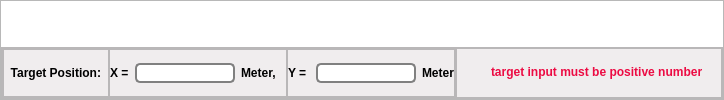
     <widget class="QFrame" name="Display_Frame">
      <property name="sizePolicy">
       <sizepolicy hsizetype="Expanding" vsizetype="Preferred">
        <horstretch>0</horstretch>
        <verstretch>0</verstretch>
       </sizepolicy>
      </property>
      <property name="frameShape">
       <enum>QFrame::StyledPanel</enum>
      </property>
      <property name="frameShadow">
       <enum>QFrame::Raised</enum>
      </property>
      <layout class="QVBoxLayout" name="verticalLayout_2">
       <property name="spacing">
        <number>0</number>
       </property>
       <property name="leftMargin">
        <number>0</number>
       </property>
       <property name="topMargin">
        <number>0</number>
       </property>
       <property name="rightMargin">
        <number>0</number>
       </property>
       <property name="bottomMargin">
        <number>0</number>
       </property>
       <item>
        <widget class="PlotWidget" name="Graph_widget" native="true">
         <property name="sizePolicy">
          <sizepolicy hsizetype="Expanding" vsizetype="Expanding">
           <horstretch>0</horstretch>
           <verstretch>0</verstretch>
          </sizepolicy>
         </property>
         <property name="minimumSize">
          <size>
           <width>0</width>
           <height>0</height>
          </size>
         </property>
         <property name="styleSheet">
          <string notr="true">background-color: rgb(255, 255, 255);</string>
         </property>
        </widget>
       </item>
       <item>
        <widget class="QFrame" name="Control_frame">
         <property name="sizePolicy">
          <sizepolicy hsizetype="Minimum" vsizetype="Minimum">
           <horstretch>0</horstretch>
           <verstretch>0</verstretch>
          </sizepolicy>
         </property>
         <property name="styleSheet">
          <string notr="true">background-color: rgb(240, 237, 238);</string>
         </property>
         <property name="frameShape">
          <enum>QFrame::StyledPanel</enum>
         </property>
         <property name="frameShadow">
          <enum>QFrame::Raised</enum>
         </property>
         <layout class="QHBoxLayout" name="horizontalLayout_2">
          <property name="spacing">
           <number>0</number>
          </property>
          <property name="leftMargin">
           <number>0</number>
          </property>
          <property name="topMargin">
           <number>0</number>
          </property>
          <property name="rightMargin">
           <number>0</number>
          </property>
          <property name="bottomMargin">
           <number>0</number>
          </property>
          <item alignment="Qt::AlignLeft">
           <widget class="QFrame" name="Target_parameter">
            <property name="frameShape">
             <enum>QFrame::StyledPanel</enum>
            </property>
            <property name="frameShadow">
             <enum>QFrame::Raised</enum>
            </property>
            <layout class="QHBoxLayout" name="horizontalLayout_3">
             <property name="spacing">
              <number>0</number>
             </property>
             <property name="leftMargin">
              <number>0</number>
             </property>
             <property name="topMargin">
              <number>0</number>
             </property>
             <property name="rightMargin">
              <number>0</number>
             </property>
             <property name="bottomMargin">
              <number>0</number>
             </property>
             <item alignment="Qt::AlignLeft">
              <widget class="QFrame" name="pos_header_parameter">
               <property name="frameShape">
                <enum>QFrame::StyledPanel</enum>
               </property>
               <property name="frameShadow">
                <enum>QFrame::Raised</enum>
               </property>
               <layout class="QHBoxLayout" name="horizontalLayout_7">
                <property name="leftMargin">
                 <number>0</number>
                </property>
                <property name="topMargin">
                 <number>0</number>
                </property>
                <property name="rightMargin">
                 <number>0</number>
                </property>
                <property name="bottomMargin">
                 <number>0</number>
                </property>
                <item alignment="Qt::AlignLeft">
                 <widget class="QLabel" name="target_position">
                  <property name="styleSheet">
                   <string notr="true">color:rgb(0, 0, 0);
font: 75 16pt &quot;Moon&quot;;
font-weight:bold;</string>
                  </property>
                  <property name="text">
                   <string>  Target Position:  </string>
                  </property>
                 </widget>
                </item>
               </layout>
              </widget>
             </item>
             <item alignment="Qt::AlignLeft">
              <widget class="QFrame" name="pos_x_parameter">
               <property name="frameShape">
                <enum>QFrame::StyledPanel</enum>
               </property>
               <property name="frameShadow">
                <enum>QFrame::Raised</enum>
               </property>
               <layout class="QHBoxLayout" name="horizontalLayout_6">
                <property name="leftMargin">
                 <number>0</number>
                </property>
                <property name="topMargin">
                 <number>0</number>
                </property>
                <property name="rightMargin">
                 <number>0</number>
                </property>
                <property name="bottomMargin">
                 <number>0</number>
                </property>
                <item alignment="Qt::AlignLeft">
                 <widget class="QLabel" name="x_equal">
                  <property name="styleSheet">
                   <string notr="true">color:rgb(0, 0, 0);
font: 75 16pt &quot;Moon&quot;;
font-weight:bold;</string>
                  </property>
                  <property name="text">
                   <string>X =</string>
                  </property>
                 </widget>
                </item>
                <item alignment="Qt::AlignLeft">
                 <widget class="QLineEdit" name="pos_x_input">
                  <property name="sizePolicy">
                   <sizepolicy hsizetype="Minimum" vsizetype="Fixed">
                    <horstretch>0</horstretch>
                    <verstretch>0</verstretch>
                   </sizepolicy>
                  </property>
                  <property name="maximumSize">
                   <size>
                    <width>100</width>
                    <height>16777215</height>
                   </size>
                  </property>
                  <property name="styleSheet">
                   <string notr="true">color:rgb(0, 0, 0);
font: 75 16pt &quot;Moon&quot;;
font-weight:bold;
background-color:rgb(255, 255, 255);
border: 2px solid gray;
border-radius: 5px;</string>
                  </property>
                  <property name="text">
                   <string/>
                  </property>
                 </widget>
                </item>
                <item alignment="Qt::AlignLeft">
                 <widget class="QLabel" name="x_unit">
                  <property name="styleSheet">
                   <string notr="true">color:rgb(0, 0, 0);
font: 75 16pt &quot;Moon&quot;;
font-weight:bold;</string>
                  </property>
                  <property name="text">
                   <string>Meter,   </string>
                  </property>
                 </widget>
                </item>
               </layout>
              </widget>
             </item>
             <item alignment="Qt::AlignLeft">
              <widget class="QFrame" name="pos_y_parameter">
               <property name="frameShape">
                <enum>QFrame::StyledPanel</enum>
               </property>
               <property name="frameShadow">
                <enum>QFrame::Raised</enum>
               </property>
               <layout class="QHBoxLayout" name="horizontalLayout_5">
                <property name="leftMargin">
                 <number>0</number>
                </property>
                <property name="topMargin">
                 <number>0</number>
                </property>
                <property name="rightMargin">
                 <number>0</number>
                </property>
                <property name="bottomMargin">
                 <number>0</number>
                </property>
                <item alignment="Qt::AlignLeft">
                 <widget class="QLabel" name="y_unit">
                  <property name="styleSheet">
                   <string notr="true">color:rgb(0, 0, 0);
font: 75 16pt &quot;Moon&quot;;
font-weight:bold;</string>
                  </property>
                  <property name="text">
                   <string>Y = </string>
                  </property>
                 </widget>
                </item>
                <item alignment="Qt::AlignLeft">
                 <widget class="QLineEdit" name="pos_y_input">
                  <property name="sizePolicy">
                   <sizepolicy hsizetype="Fixed" vsizetype="Fixed">
                    <horstretch>0</horstretch>
                    <verstretch>0</verstretch>
                   </sizepolicy>
                  </property>
                  <property name="maximumSize">
                   <size>
                    <width>100</width>
                    <height>16777215</height>
                   </size>
                  </property>
                  <property name="styleSheet">
                   <string notr="true">color:rgb(0, 0, 0);
font: 75 16pt &quot;Moon&quot;;
font-weight:bold;
background-color:rgb(255, 255, 255);
border: 2px solid gray;
border-radius: 5px;</string>
                  </property>
                 </widget>
                </item>
                <item alignment="Qt::AlignLeft">
                 <widget class="QLabel" name="label_7">
                  <property name="styleSheet">
                   <string notr="true">color:rgb(0, 0, 0);
font: 75 16pt &quot;Moon&quot;;
font-weight:bold;</string>
                  </property>
                  <property name="text">
                   <string>Meter</string>
                  </property>
                 </widget>
                </item>
               </layout>
              </widget>
             </item>
            </layout>
           </widget>
          </item>
          <item alignment="Qt::AlignRight">
           <widget class="QFrame" name="button_frame">
            <property name="frameShape">
             <enum>QFrame::StyledPanel</enum>
            </property>
            <property name="frameShadow">
             <enum>QFrame::Raised</enum>
            </property>
            <layout class="QHBoxLayout" name="horizontalLayout_4">
             <property name="leftMargin">
              <number>18</number>
             </property>
             <property name="rightMargin">
              <number>18</number>
             </property>
             <property name="bottomMargin">
              <number>11</number>
             </property>
             <item alignment="Qt::AlignLeft|Qt::AlignVCenter">
              <widget class="QPushButton" name="play_pause_btn">
               <property name="sizePolicy">
                <sizepolicy hsizetype="Minimum" vsizetype="Fixed">
                 <horstretch>0</horstretch>
                 <verstretch>0</verstretch>
                </sizepolicy>
               </property>
               <property name="minimumSize">
                <size>
                 <width>10</width>
                 <height>0</height>
                </size>
               </property>
               <property name="maximumSize">
                <size>
                 <width>10</width>
                 <height>16777215</height>
                </size>
               </property>
               <property name="styleSheet">
                <string notr="true">color: rgb(240, 237, 238);
font: 75 15pt &quot;Moon&quot;;
font-weight:bold;
background-color: rgb(240, 237, 238);
padding: 4px;
border: 3px solid rgb(240, 237, 238);
border-radius: 6px;</string>
               </property>
               <property name="text">
                <string>.</string>
               </property>
              </widget>
             </item>
             <item>
              <widget class="QLabel" name="label">
               <property name="styleSheet">
                <string notr="true">color:#EC0B43;
font: 75 12pt &quot;Moon&quot;;
font-weight:bold;</string>
               </property>
               <property name="text">
                <string>target input must be positive number</string>
               </property>
              </widget>
             </item>
            </layout>
           </widget>
          </item>
         </layout>
        </widget>
       </item>
      </layout>
     </widget>
